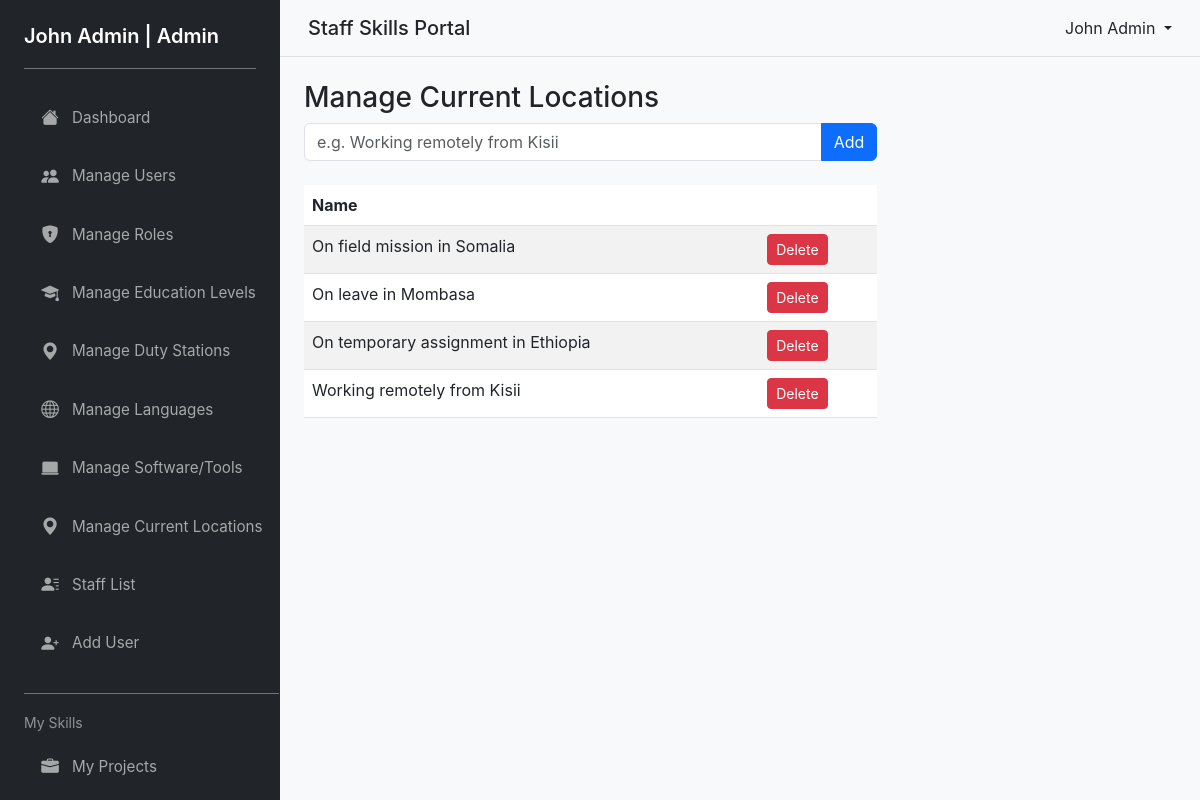
The page /pages/manage_current_locations.php (signed in) on the database its author committed.
### tables this page shows
CREATE TABLE IF NOT EXISTS current_locations (
  id INT AUTO_INCREMENT PRIMARY KEY,
  name VARCHAR(150) NOT NULL UNIQUE,
  created_at TIMESTAMP DEFAULT CURRENT_TIMESTAMP
);

### pages/manage_current_locations.php (the view, shortened to what this page needs)
<?php
require_once __DIR__ . '/../includes/header.php';
$pdo = getPDO();
$list = $pdo->query('SELECT id,name FROM current_locations ORDER BY name ASC')->fetchAll();
?>
<div class="row">
    <div class="col-md-8">
        <h3>Manage Current Locations</h3>
        <form method="post" class="mb-4">
            <div class="input-group">
                <input class="form-control" name="name" placeholder="e.g. Working remotely from Kisii">
                <button class="btn btn-primary">Add</button>
            </div>
        </form>
        <table class="table table-striped">
            <thead><tr><th>Name</th><th></th></tr></thead>
            <tbody>
                <?php if ($list): foreach ($list as $row): ?>
                    <tr>
                        <td><?php echo htmlspecialchars($row['name']); ?></td>
                        <td>
                            <form method="post" style="display:inline;" onsubmit="return confirm('Delete?');">
                                <button class="btn btn-danger btn-sm">Delete</button>
                            </form>
                        </td>
                    </tr>
                <?php endforeach; else: ?>
                    <tr><td colspan="2">No current locations defined.</td></tr>
                <?php endif; ?>
            </tbody>
        </table>
    </div>
</div>
<?php require_once __DIR__ . '/../includes/footer.php'; ?>

### assets/css/styles.css (style rules this page uses)
* { box-sizing: border-box; }
body { font-family: -apple-system, BlinkMacSystemFont, 'Segoe UI', 'Roboto', 'Oxygen', 'Ubuntu', 'Cantarell', 'Fira Sans', 'Droid Sans', 'Helvetica Neue', sans-serif; background-color: #f8f9fa; margin: 0; padding: 0; }
.table { margin-bottom: 0; border-collapse: collapse; }
.btn { transition: all 0.2s ease; }

### rows shown on the page
current_locations: name "On field mission in Somalia"
current_locations: name "On leave in Mombasa"
current_locations: name "On temporary assignment in Ethiopia"
current_locations: name "Working remotely from Kisii"

### other values the page prints
$_SESSION['user']['full_names'] "John Admin"
$_SESSION['user']['role_name'] "Admin"
